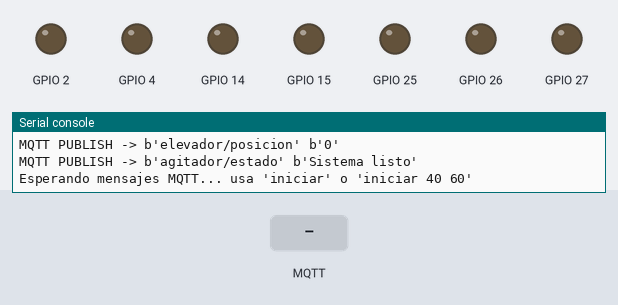
The program below on a simulated ESP32 board running MicroPython. Shown: output pins drawn as LEDs (lit = HIGH), the last lines printed to the serial console. The inputs (shaded band) are chosen by the test bench. WiFi joins after 1.5 s; no MQTT or app messages arrive unless stated.

Above: at 3.3 s.
3.4 s: MQTT message "iniciar" arrives on the first subscribed topic
At 4.8 s:
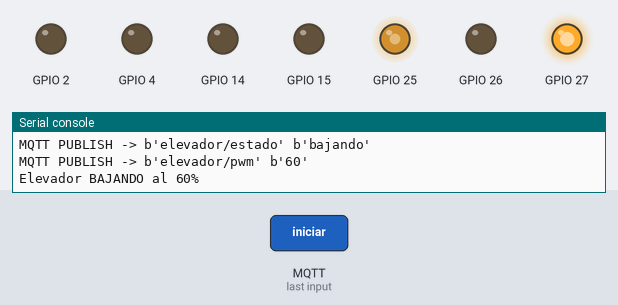
At 14.2 s:
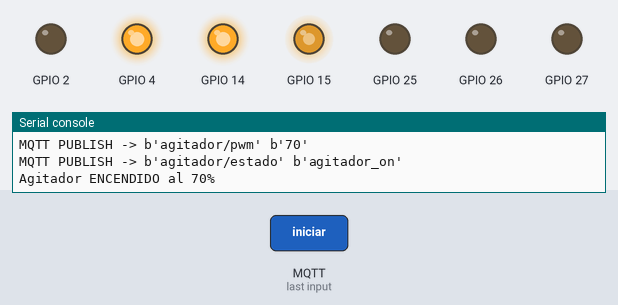
Timing chart, 0 to 25.0 s (numbered marks = the images above; inputs shaded):
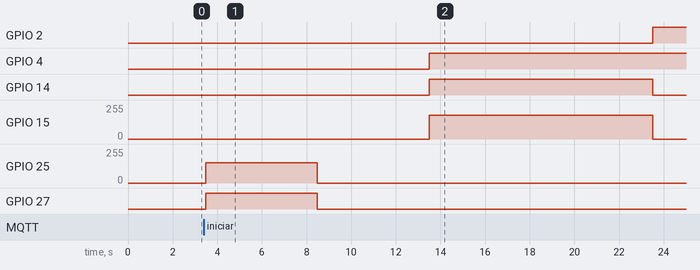

Measured:
- after the input at 3.4 s, GPIO 2: LOW → HIGH after 20.1 s; GPIO 4: LOW → HIGH after 10.1 s; GPIO 14: LOW → HIGH after 10.1 s, → LOW 10.0 s later; GPIO 15: 0/255 → 178/255 after 10.1 s, → 0/255 10.0 s later; GPIO 25: 0/255 → 153/255 after 0.08 s, → 0/255 5.0 s later

The program:

Codigofinalmotoagitador23nov.py
```python
from machine import Pin, PWM
import time
import network
from umqtt.simple import MQTTClient

EJECUTAR_CICLO_AL_INICIO = False   # Normal: solo se inicia desde Node-RED

# --- PWM (0–100%) por defecto ---
PWM_AGITADOR_POR_DEFECTO = 70       # Velocidad agitador
PWM_ELEVADOR_POR_DEFECTO = 60       # Velocidad elevador

# --- TIEMPOS DE MOVIMIENTO (segundos) ---
TIEMPO_BAJAR_ASPA  = 5
TIEMPO_AGITAR      = 10
TIEMPO_SUBIR_ASPA  = 5

# --- TIEMPOS DE ESPERA ENTRE MOTORES (segundos) ---
ESPERA_ENTRE_ELEVADOR_Y_AGITADOR = 5
ESPERA_ENTRE_AGITADOR_Y_ELEVADOR = 5

# --- WIFI ---
SSID = "S22 Ultra de Nicolas"
PASSWORD = "12345678"

# --- MQTT (RASPBERRY PI) ---
MQTT_BROKER = "8.tcp.ngrok.io"
MQTT_PORT = 12777      # Mosquitto en Raspberry
MQTT_CLIENT_ID = "ESP32_Agitador"

TOPIC_ESTADO          = b"agitador/estado"
TOPIC_CONTROL         = b"agitador/control"
TOPIC_PWM_AGITADOR    = b"agitador/pwm"
TOPIC_ELEVADOR_ESTADO = b"elevador/estado"
TOPIC_ELEVADOR_PWM    = b"elevador/pwm"
TOPIC_ELEVADOR_POS    = b"elevador/posicion"
TOPIC_LOG             = b"sistema/log"

# Pines motor agitador
PIN_PWM_AGITADOR = 15
PIN_IN1_AGITADOR = 4
PIN_IN2_AGITADOR = 2

# Pines motor elevador
PIN_ENA_ELEVADOR = 25
PIN_IN1_ELEVADOR = 26
PIN_IN2_ELEVADOR = 27

# LED indicador
PIN_LED = 14
led = Pin(PIN_LED, Pin.OUT, value=0)

# PWM
FREQ = 1000
pwm_agitador = PWM(Pin(PIN_PWM_AGITADOR), freq=FREQ, duty=0)
in1_agitador = Pin(PIN_IN1_AGITADOR, Pin.OUT, value=0)
in2_agitador = Pin(PIN_IN2_AGITADOR, Pin.OUT, value=0)

IN1_ELEVADOR = Pin(PIN_IN1_ELEVADOR, Pin.OUT, value=0)
IN2_ELEVADOR = Pin(PIN_IN2_ELEVADOR, Pin.OUT, value=0)
ENA_ELEVADOR = PWM(Pin(PIN_ENA_ELEVADOR), freq=1000, duty=0)

client = None

# ------------------ FUNCIONES MQTT / PUBLICACIÓN ---------------------

def publicar(topic, msg):
    if isinstance(msg, str):
        msg = msg.encode()
    if client is not None:
        try:
            client.publish(topic, msg)
            print("MQTT PUBLISH ->", topic, msg)
        except Exception as e:
            print("Error al publicar MQTT:", e)
    else:
        print("Cliente MQTT no inicializado, no se publica:", topic, msg)

def publicar_posicion_elevador(porc_real):
    valor_invertido = 100 - int(porc_real)
    publicar(TOPIC_ELEVADOR_POS, str(valor_invertido))

# ------------------ MOTOR AGITADOR ------------------------

def motor_forward_agitador(pwm_porcentaje):
    pwm = int((pwm_porcentaje/100)*1023)
    in1_agitador.on()
    in2_agitador.off()
    pwm_agitador.duty(pwm)
    led.on()

    publicar(TOPIC_PWM_AGITADOR, str(pwm_porcentaje))
    publicar(TOPIC_ESTADO, "agitador_on")

    print("Agitador ENCENDIDO al {}%".format(pwm_porcentaje))

def motor_brake_agitador():
    in1_agitador.on()
    in2_agitador.on()
    pwm_agitador.duty(0)
    led.off()

    publicar(TOPIC_PWM_AGITADOR, "0")
    publicar(TOPIC_ESTADO, "agitador_off")

    print("Agitador FRENADO")

def motor_coast_agitador():
    in1_agitador.off()
    in2_agitador.off()
    pwm_agitador.duty(0)
    led.off()

    publicar(TOPIC_PWM_AGITADOR, "0")
    publicar(TOPIC_ESTADO, "agitador_off")

    print("Agitador APAGADO")

# ------------------ MOTOR ELEVADOR ------------------------

def detener_motor_elevador():
    IN1_ELEVADOR.off()
    IN2_ELEVADOR.off()
    ENA_ELEVADOR.duty(0)
    publicar(TOPIC_ELEVADOR_ESTADO, "reposo")
    publicar(TOPIC_ELEVADOR_PWM, "0")
    print("Elevador DETENIDO")

def mover_abajo(pwm_percent):
    pwm = int((pwm_percent/100)*1023)
    IN1_ELEVADOR.off()
    IN2_ELEVADOR.on()
    ENA_ELEVADOR.duty(pwm)
    publicar(TOPIC_ELEVADOR_ESTADO, "bajando")
    publicar(TOPIC_ELEVADOR_PWM, str(pwm_percent))
    print("Elevador BAJANDO al {}%".format(pwm_percent))

def mover_arriba(pwm_percent):
    pwm = int((pwm_percent/100)*1023)
    IN1_ELEVADOR.on()
    IN2_ELEVADOR.off()
    ENA_ELEVADOR.duty(pwm)
    publicar(TOPIC_ELEVADOR_ESTADO, "subiendo")
    publicar(TOPIC_ELEVADOR_PWM, str(pwm_percent))
    print("Elevador SUBIENDO al {}%".format(pwm_percent))

# ------------------ WIFI ---------------------

def conectar_wifi():
    wlan = network.WLAN(network.STA_IF)
    wlan.active(True)
    if not wlan.isconnected():
        print("Conectando a WiFi...")
        wlan.connect(SSID, PASSWORD)
        intento = 1
        while not wlan.isconnected() and intento <= 10:
            print(" Intento {}/10...".format(intento))
            time.sleep(2)
            intento += 1
    if wlan.isconnected():
        print("WiFi CONECTADO:", wlan.ifconfig())
    else:
        print("ERROR: No se pudo conectar a WiFi")
    return wlan

# ------------------ MQTT ---------------------

def conectar_mqtt():
    global client

    client = MQTTClient(
        MQTT_CLIENT_ID,
        MQTT_BROKER,
        port=MQTT_PORT,
        keepalive=60
    )
    try:
        client.connect()
        print("MQTT CONECTADO a {}:{}".format(MQTT_BROKER, MQTT_PORT))
        publicar(TOPIC_ESTADO, "ESP32 conectada a MQTT RPi")
        return client

    except Exception as e:
        print("ERROR al conectar MQTT:", e)
        client = None
        return None

# ------------------ CICLO COMPLETO ---------------------

def ciclo_agitacion_completo(porc_agitador=None, porc_elevador=None):

    if porc_agitador is None:
        porc_agitador = PWM_AGITADOR_POR_DEFECTO
    if porc_elevador is None:
        porc_elevador = PWM_ELEVADOR_POR_DEFECTO

    print("=== INICIO CICLO COMPLETO ===")
    print("   Agitador: {}%  Elevador: {}%".format(porc_agitador, porc_elevador))

    publicar(TOPIC_ESTADO, "Ciclo iniciado")

    publicar_posicion_elevador(100)

    # --- 1. BAJAR ASPA ---
    print("Paso 1: Bajar aspa")
    mover_abajo(porc_elevador)
    time.sleep(TIEMPO_BAJAR_ASPA)
    detener_motor_elevador()
    publicar_posicion_elevador(0)

    # ESPERA
    print("Esperando {} s antes de iniciar agitador...".format(
        ESPERA_ENTRE_ELEVADOR_Y_AGITADOR))
    time.sleep(ESPERA_ENTRE_ELEVADOR_Y_AGITADOR)

    # --- 2. AGITAR ---
    print("Paso 2: Agitar mezcla")
    motor_forward_agitador(porc_agitador)
    time.sleep(TIEMPO_AGITAR)
    motor_brake_agitador()
    publicar(TOPIC_ESTADO, "Agitación finalizada")

    # ESPERA
    print("Esperando {} s antes de subir aspa...".format(
        ESPERA_ENTRE_AGITADOR_Y_ELEVADOR))
    time.sleep(ESPERA_ENTRE_AGITADOR_Y_ELEVADOR)

    # --- 3. SUBIR ASPA ---
    print("Paso 3: Subir aspa")
    mover_arriba(porc_elevador)
    time.sleep(TIEMPO_SUBIR_ASPA)
    detener_motor_elevador()
    publicar_posicion_elevador(100)

    publicar(TOPIC_ESTADO, "Ciclo finalizado")
    print("=== CICLO COMPLETO FINALIZADO ===")

# ------------------ CALLBACK MQTT ---------------------

def sub_cb(topic, msg):
    try:
        msg_dec = msg.decode().strip()
    except:
        msg_dec = str(msg).strip()

    print("MQTT MSG:", topic, "->", msg_dec)

    partes = msg_dec.split()

    if len(partes) >= 1 and partes[0].lower() == "iniciar":
        porc_agitador = None
        porc_elevador = None

        if len(partes) >= 2:
            try:
                porc_agitador = int(partes[1])
            except:
                porc_agitador = PWM_AGITADOR_POR_DEFECTO

        if len(partes) >= 3:
            try:
                porc_elevador = int(partes[2])
            except:
                porc_elevador = PWM_ELEVADOR_POR_DEFECTO

        ciclo_agitacion_completo(porc_agitador, porc_elevador)

# ------------------ MAIN ---------------------

print("==== INICIANDO PROGRAMA ESP32 ====")

wlan = conectar_wifi()

client = conectar_mqtt()
if client is not None:
    client.set_callback(sub_cb)
    client.subscribe(TOPIC_CONTROL)
    print("Suscrito a:", TOPIC_CONTROL)
else:
    print("No hay cliente MQTT, revisa el broker.")

motor_coast_agitador()
detener_motor_elevador()
led.off()

publicar_posicion_elevador(100)
publicar(TOPIC_ESTADO, "Sistema listo")

if EJECUTAR_CICLO_AL_INICIO:
    ciclo_agitacion_completo()

print("Esperando mensajes MQTT... usa 'iniciar' o 'iniciar 40 60'")

while True:
    try:
        if client is not None:
            client.check_msg()
        time.sleep(0.1)
    except OSError as e:
        print("Error en bucle principal:", e)
        time.sleep(2)
```
